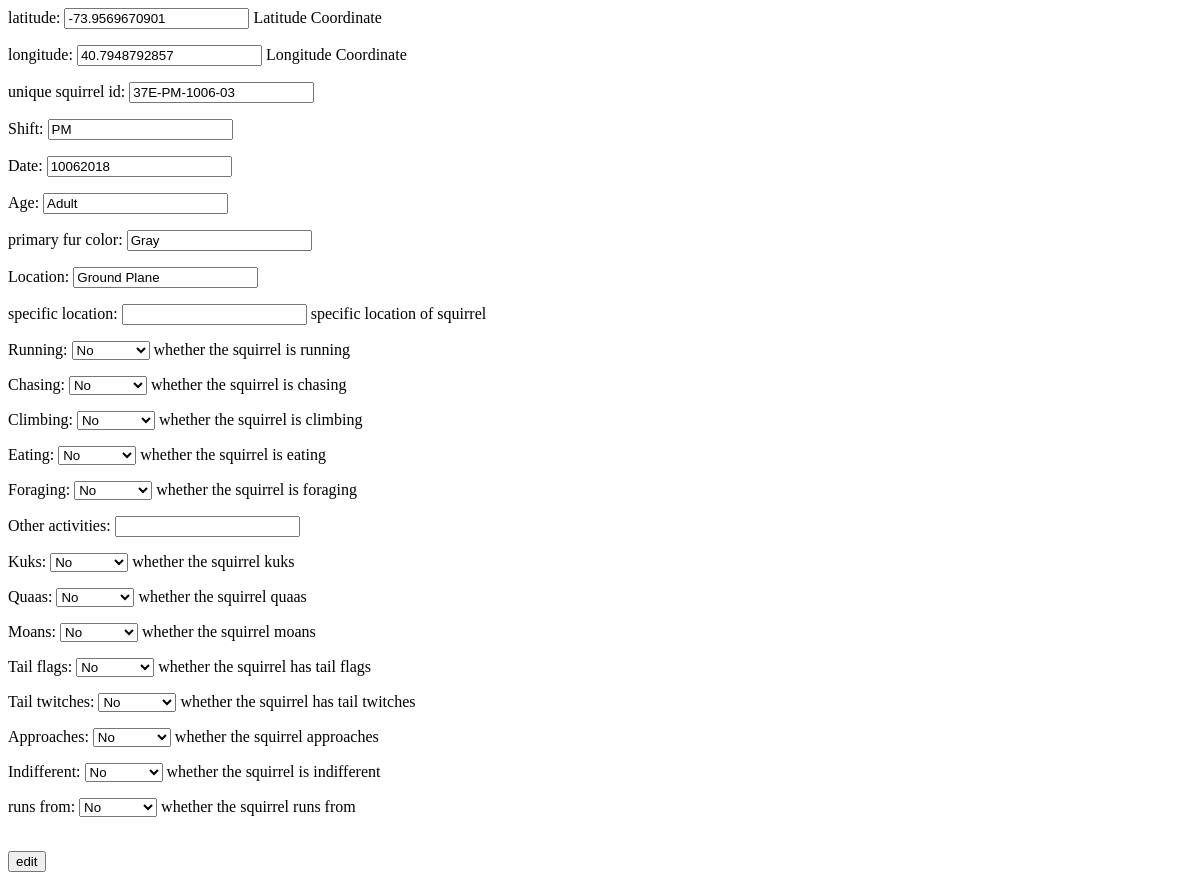
The page /sightings/37E-PM-1006-03/ on the database as committed earlier.
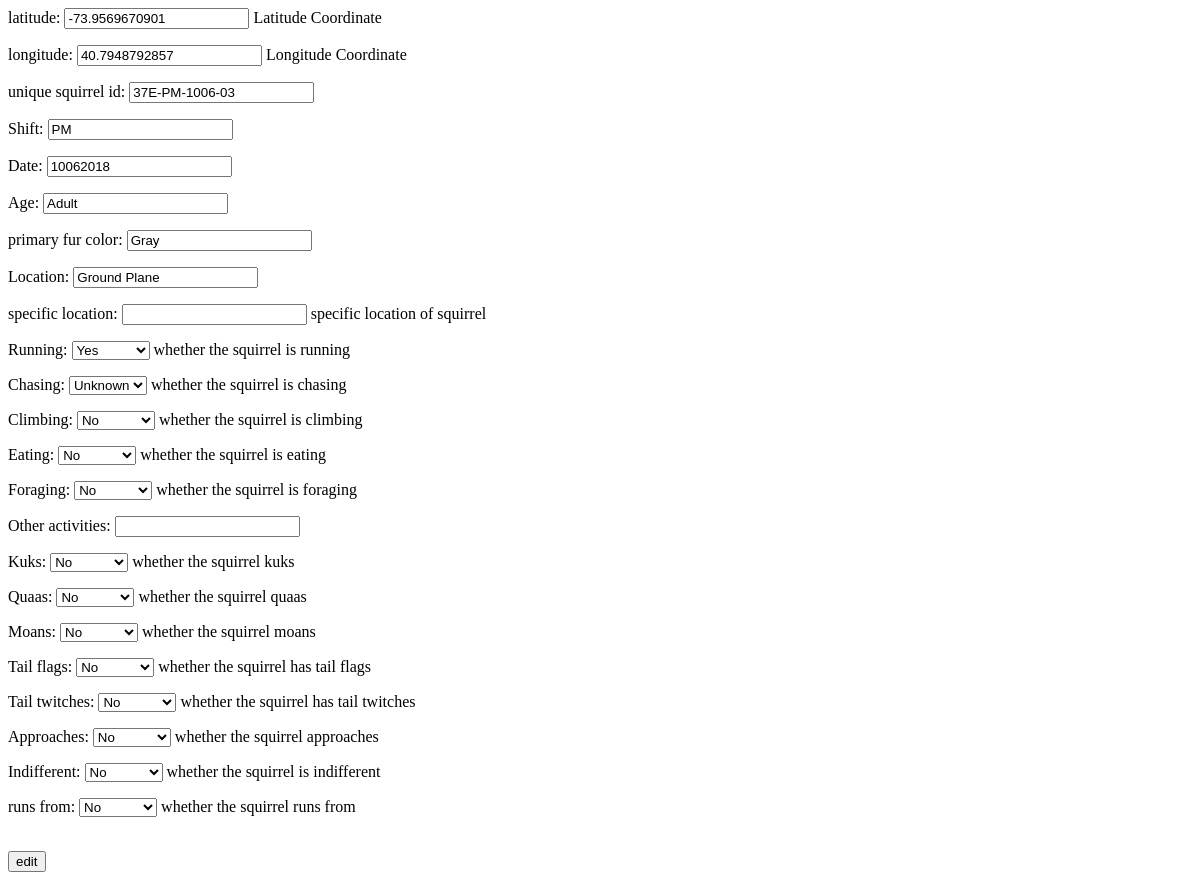
The same page on the database as committed later.
### sightings/models.py (models this page shows)
class Squirrel(models.Model):
    x = models.DecimalField(
            max_digits=1007,
            decimal_places=10,
            default=None,
            blank=True,
            help_text=_('Latitude Coordinate'),
            null=True,
            )
    y = models.DecimalField(
            max_digits=1006,
            decimal_places=10,
            default=None,
            blank=True,
            help_text=_('Longitude Coordinate'),
            null=True,
            )
    unique_squirrel_id = models.CharField(
            max_length=20,
            default=None,
            primary_key=True,
            blank=True,
            )
    hectare = models.CharField(
            max_length=10,
            default=None,
            blank=True,
            null=True,
            )
    shift = models.CharField(
            max_length=10,
            default=None,
            blank=True,
            null=True,
            )
    date = models.CharField(
            max_length=20,
            default=0,
            blank=True,
            null=True,
            )
    hectare_squirrel_number = models.IntegerField(
            default=0,
            blank=True,
            null=True,
            )
    age = models.CharField(
            max_length=8,
            default=None,
            blank=True,
            null=True,
            )
    primary_fur_color = models.CharField(
            max_length=8,
            default=None,
            blank=True,
            null=True,
            )
    highlight_fur_color = models.CharField(
            max_length=8,
            default=None,
            blank=True,
            null=True,
            )
    combination_of_primary_and_highlight_color = models.CharField(
            max_length=100,
            default=None,
            blank=True,
            null=True,
            )
    color_notes = models.CharField(
            max_length=100,
            default=None,
            blank=True,
            null=True,
            )
    location = models.CharField(
            max_length=100,
            default=None,
            blank=True,
            null=True,
            )
    above_ground_sighter_measurement = models.CharField(
            max_length=10,
            default=None,
            blank=True,
            null=True,
            )
    specific_location = models.CharField(
            max_length=100,
            default=None,
            blank=True,
            null=True,
            help_text=_('specific location of squirrel'),
            )
    running = models.BooleanField(
            default=None,
            blank=True,
            null=True,
            help_text=_('whether the squirrel is running'),
            )
    chasing = models.BooleanField(
            default=None,
            blank=True,
            null=True,
            help_text=_('whether the squirrel is chasing'),
            )
    climbing = models.BooleanField(
            default=None,
            blank=True,
            null=True,
            help_text=_('whether the squirrel is climbing'),
            )
    eating = models.BooleanField(
            default=None,
            blank=True,
            null=True,
            help_text=_('whether the squirrel is eating'),
            )
    foraging = models.BooleanField(
            default=None,
            blank=True,
            null=True,
            help_text=_('whether the squirrel is foraging'),
            )
    other_activities = models.CharField(
            max_length=100,
            default=None,
            null=True,
            blank=True,
            )
    kuks = models.BooleanField(
            default=None,
            blank=True,
            null=True,
            help_text=_('whether the squirrel kuks'),
            )
    quaas = models.BooleanField(
            default=None,
            blank=True,
            null=True,
            help_text=_('whether the squirrel quaas'),
            )
    moans = models.BooleanField(
            default=None,
            blank=True,
            null=True,
            help_text=_('whether the squirrel moans'),
            )
    tail_flags = models.BooleanField(
            default=None,
            blank=True,
            null=True,
            help_text = _('whether the squirrel has tail flags'),
            )
    tail_twitches = models.BooleanField(
            default=None,
            blank=True,
            null=True,
            help_text = _('whether the squirrel has tail twitches'),
            )
    approaches = models.BooleanField(
            default=None,
            blank=True,
            null=True,
            help_text = _('whether the squirrel approaches'),
            )
    indifferent = models.BooleanField(
            default=None,
            blank=True,
            null=True,
            help_text = _('whether the squirrel is indifferent'),
            )
    runs_from = models.BooleanField(
            default=None,
            blank=True,
            null=True,
            help_text = _('whether the squirrel runs from'),
            )
    other_interactions = models.CharField(
            max_length=100,
            default=None,
            blank=True,
            null=True,
            )
    lat_long = models.CharField(
            max_length=100,
            default=None,
            blank=True,
            null=True,
            )
    zip_codes = models.CharField(
            max_length=100,
            default=None,
            blank=True,
            null=True,
            )
    community_districts = models.IntegerField(
            default=0,
            blank=True,
            null=True,
            )
    borough_boundaries = models.IntegerField(
            default=0,
            blank=True,
            null=True,
            )
    city_coucil_districts = models.IntegerField(
            default=0,
            blank=True,
            null=True,
            )
    police_precincts = models.IntegerField(
            default=0,
            blank=True,
            null=True,
            )

### sightings/views.py (the view)
# urls.py: path('sightings/<str:unique_squirrel_id>/', views.edit),
def edit(request, unique_squirrel_id):
    squirrels = Squirrel.objects.get(unique_squirrel_id = unique_squirrel_id)
    if request.method == 'POST':
        form = SquirrelForm(request.POST, instance = squirrels)
        if form.is_valid():
            form.save()
            return redirect(f'/sightings/{unique_squirrel_id}')
    else:
        form = SquirrelForm(instance = squirrels)
    context = {
            'form': form,
                }
    return render(request, 'sightings/edit.html', context)

### sightings/forms.py
class SquirrelForm(ModelForm):
    class Meta:
        model = Squirrel
        fields =['x', 'y', 'unique_squirrel_id', 'shift', 'date', 'age',
                 'primary_fur_color', 'location', 'specific_location', 'running',
                 'chasing', 'climbing', 'eating', 'foraging', 'other_activities',
                 'kuks', 'quaas', 'moans', 'tail_flags', 'tail_twitches',
                 'approaches', 'indifferent', 'runs_from']
        labels = {
                'x': _('latitude'),
                'y': _('longitude'),
                'unique_squirrel_id': _('unique squirrel id'),
                'primary_fur_color': _('primary fur color'),
                'specific_location': _('specific location'),
                'other_activies': _('other activities'),
                'runs_from': _('runs from'),
                }

### sightings/templates/sightings/edit.html (shortened to what this page needs)
<html>
        <body>
                <form method='post'>
                  {{form.as_p}}
                  <br>
                  <input type='submit' value='edit'>
                </form>
        </body>
</html>

Rows that differ between the two databases and show on the page:
changed Squirrel "37E-PM-1006-03": running "No" → "Yes"; chasing "No" → "Unknown"
